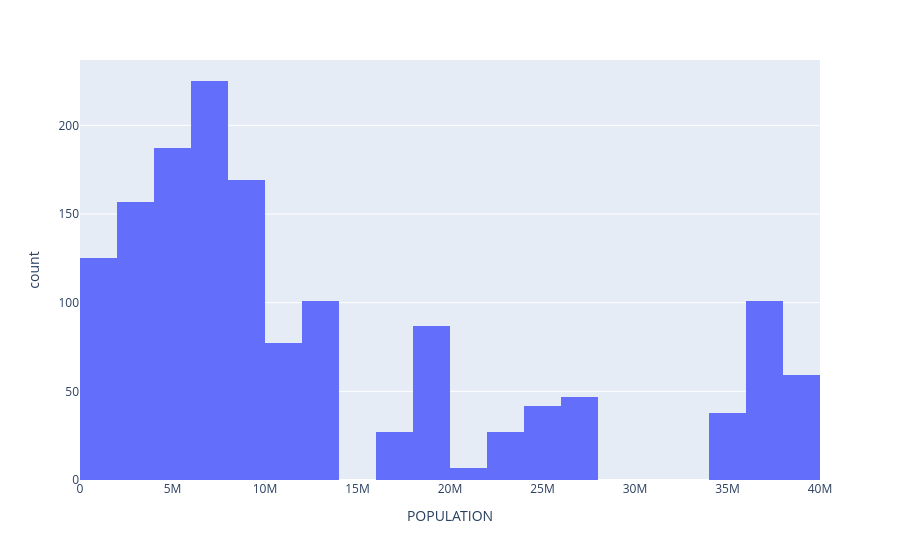

Here is the notebook cell this chart was saved with:
### Markdown cell above
### UNIVARIATE ANALYSIS

### Code cell
px.histogram(outage, x='POPULATION')

### Figure 1 — Plotly figure (JSON) as saved in the notebook; plotly's stock layout.template omitted (floating-point values rounded to 4 significant figures; data arrays with more than 128 entries replaced by an {"elided": "..."} marker saying what was removed)
{"data": [{"alignmentgroup": "True", "bingroup": "x", "hovertemplate": "POPULATION=%{x}<br>count=%{y}<extra></extra>", "legendgroup": "", "marker": {"color": "#636efa", "pattern": {"shape": ""}}, "name": "", "offsetgroup": "", "orientation": "v", "showlegend": false, "type": "histogram", "x": {"elided": "1476 int values"}, "xaxis": "x", "yaxis": "y"}], "layout": {"barmode": "relative", "legend": {"tracegroupgap": 0}, "margin": {"t": 60}, "xaxis": {"anchor": "y", "domain": [0, 1], "title": {"text": "POPULATION"}}, "yaxis": {"anchor": "x", "domain": [0, 1], "title": {"text": "count"}}}}
